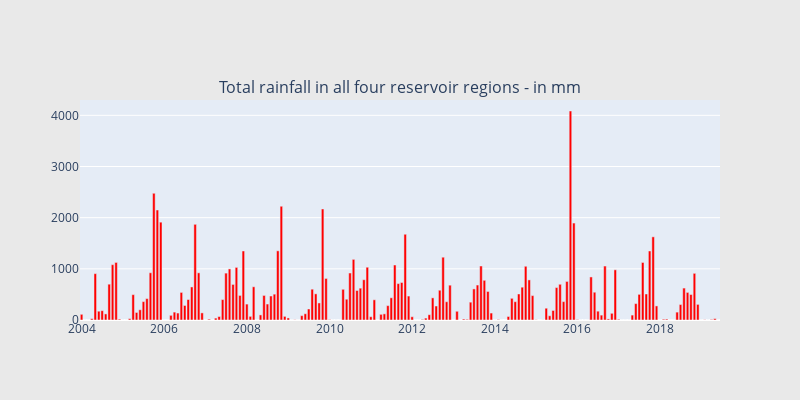

Write notebook code for a chart like this one.
### Code cell
import pandas as pd
import plotly.graph_objs as go
from plotly.subplots import make_subplots

# Load the data
rain_df = pd.read_csv("chennai_reservoir_rainfall.csv")
rain_df["Date"] = pd.to_datetime(rain_df["Date"], format='%d-%m-%Y')

# Calculate total rainfall
rain_df["total"] = rain_df["POONDI"] + rain_df["CHOLAVARAM"] + rain_df["REDHILLS"] + rain_df["CHEMBARAMBAKKAM"]

# Define the bar plot function
def bar_plot(cnt_srs, color):
    trace = go.Bar(
        x=cnt_srs.index[::-1],
        y=cnt_srs.values[::-1],
        showlegend=False,
        marker=dict(
            color=color,
        ),
    )
    return trace

# Create YearMonth column
rain_df["YearMonth"] = pd.to_datetime(rain_df["Date"].dt.year.astype(str) + rain_df["Date"].dt.month.astype(str), format='%Y%m')

# Group data by YearMonth and sum total rainfall
cnt_srs = rain_df.groupby("YearMonth")["total"].sum()
trace5 = bar_plot(cnt_srs, 'red')

# Create subplots
fig = make_subplots(rows=1, cols=1, vertical_spacing=0.08, subplot_titles=["Total rainfall in all four reservoir regions - in mm"])
fig.add_trace(trace5, row=1, col=1)

# Update layout
fig.update_layout(height=400, width=800, paper_bgcolor='rgb(233,233,233)')

# Plot the figure
fig.show()

### Figure 1 — Plotly figure (JSON) as saved in the notebook; plotly's stock layout.template omitted (floating-point values rounded to 4 significant figures; data arrays with more than 128 entries replaced by an {"elided": "..."} marker saying what was removed)
{"data": [{"marker": {"color": "red"}, "showlegend": false, "type": "bar", "x": {"elided": "186 str values"}, "xaxis": "x", "y": {"elided": "186 float values"}, "yaxis": "y"}], "layout": {"annotations": [{"font": {"size": 16}, "showarrow": false, "text": "Total rainfall in all four reservoir regions - in mm", "x": 0.5, "xanchor": "center", "xref": "paper", "y": 1, "yanchor": "bottom", "yref": "paper"}], "height": 400, "paper_bgcolor": "rgb(233,233,233)", "width": 800, "xaxis": {"anchor": "y", "domain": [0, 1]}, "yaxis": {"anchor": "x", "domain": [0, 1]}}}
